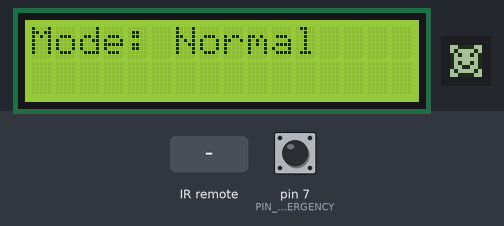
A sketch run on a simulated Arduino Uno, built with avr-gcc and run on an emulated ATmega328P. On the bench: 16×2 character LCD, 8×8 one-colour display. The inputs (shaded band) are chosen by the test bench; at power-on: pin 7 (PIN_BTN_EMERGENCY) HIGH.

Above: at 1.2 s.
1.3 s: infrared code 0xF30CFF00 received
At 1.32 s:
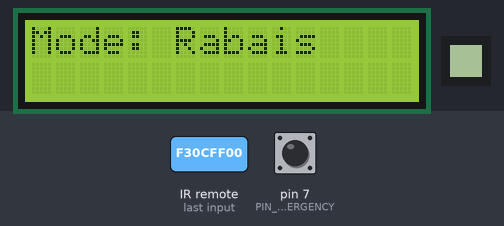
At 1.68 s:
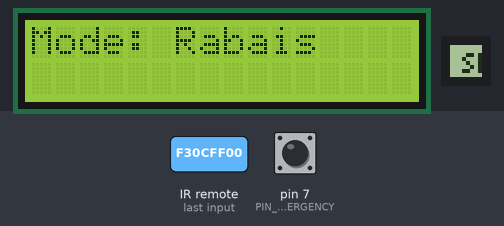
2.9 s: pin 7 (PIN_BTN_EMERGENCY) pulled LOW for 0.15 s
At 3.7 s:
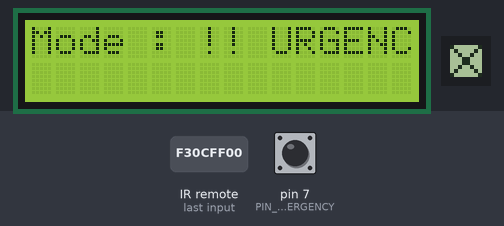
Timing chart, 0 to 5.9 s (numbered marks = the images above; inputs shaded):
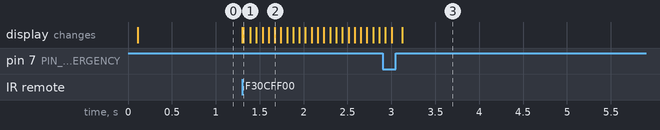

The sketch:

sketch_apr23a.ino
```cpp
#include <Arduino.h>
#include "OneButton.h"
#include "matrice.h"
#include "receiver.h"
#include "lcd.h"
#include "StateManager.h"

const int PIN_BTN_EMERGENCY = 7;

Matrice myMatrice(10, 11, 12);
Receiver myReceiver(2);
Lcd myLcd;
StateManager stateManager(myMatrice, myLcd, myReceiver);
OneButton emergencyBtn(PIN_BTN_EMERGENCY, true);

void setup() {
  Serial.begin(115200);
  emergencyBtn.attachClick(handleEmergency);

  myLcd.init();
  myMatrice.begin();
  myReceiver.begin();
}

void loop() {
  emergencyBtn.tick();
  stateManager.update();

  switch (stateManager.getState()) {
    case DISCOUNT: myMatrice.scrollString("SPECIAL"); break;
    case NORMAL: myMatrice.drawSmiley(); break;
    case ERROR: myMatrice.toggleOnOff(); break;
    case CLOSE: myMatrice.shutDown(); break;
    case EMERGENCY: myMatrice.emergency(); break;
  }
}

void handleEmergency() {
  stateManager.handleEmergency();
}
```

MATRICE.cpp
```cpp
#include "matrice.h"
#include <Arduino.h>

Matrice::Matrice(int CLK_PIN, int DIN_PIN, int CS_PIN) : u8g2(U8G2_R0, CLK_PIN, DIN_PIN, CS_PIN, U8X8_PIN_NONE, U8X8_PIN_NONE)
{
  clockPin = CLK_PIN;
  dataPin = DIN_PIN;
  chipSelectPin = CS_PIN;
}

void Matrice::begin() {
  u8g2.begin();
  u8g2.setContrast(5);
  u8g2.setFont(u8g2_font_4x6_tr);
  u8g2.clearBuffer();
  u8g2.sendBuffer();
}

void Matrice::clean(){
  u8g2.clearBuffer();
  u8g2.sendBuffer();
}

void Matrice::emergency() {
  const uint8_t bitmapCross[8] = {
    B10000001,
    B01000010,
    B00100100,
    B00011000,
    B00011000,
    B00100100,
    B01000010,
    B10000001
  };

  u8g2.clearBuffer();
  u8g2.drawBitmap(0, 0, 1, 8, bitmapCross);
  u8g2.sendBuffer();
}

void Matrice::toggleOnOff() {
  static unsigned long lastUpdate = 0;
  static bool isOn = false;
  // 1. TOUT ALLUMER
  if(millis() - lastUpdate >= 200 && isOn == false){
    lastUpdate = millis();
    isOn = true;

    u8g2.clearBuffer();
    u8g2.drawBox(0, 0, 8, 8);
    u8g2.sendBuffer();
  }
  else if(millis() - lastUpdate >= 200 && isOn == true){   // 2. TOUT ÉTEINDRE
    lastUpdate = millis();
    isOn = false;

    u8g2.clearBuffer();
    u8g2.sendBuffer();
  }

}

void Matrice::shutDown(){
  u8g2.clearBuffer();
  u8g2.sendBuffer();
}

void Matrice::drawSmiley(){

  const uint8_t bitmapSmiley[8] = {
    B00111100,
    B01000010,
    B10100101,
    B10000001,
    B10100101,
    B10011001,
    B01000010,
    B00111100
  };

  u8g2.clearBuffer();
  u8g2.drawBitmap(0, 0, 1, 8, bitmapSmiley);
  u8g2.sendBuffer();
}

void Matrice::scrollString(String text) {

  static long lastScroll = 0;

  if(millis() - lastScroll >= 70){  // vitesse de défilement
    lastScroll = millis();
    static int x_pos = 8;        // Position horizontale du texte  // On commence juste au bord droit de la matrice (8 pixels)

    const char *message = text.c_str();
    int largeur_txt = u8g2.getStrWidth(message);  // Largeur totale du texte en pixels    // Calcule automatiquement la largeur du texte

    u8g2.clearBuffer();
    u8g2.drawStr(x_pos, 7, message);  // On dessine le texte à la position X
    u8g2.sendBuffer();

    x_pos--;  // On déplace vers la gauche

    // Si le texte est complètement sorti par la gauche, on recommence à droite
    if (x_pos < -largeur_txt) {
      x_pos = 8;
    }
  }
}
```

RECEIVER.cpp
```cpp
#include "receiver.h"
#include <IRremote.hpp>
#include <Arduino.h>


Receiver::Receiver(int pin){
  receive_pin = pin;
}

void Receiver::begin() {
  IrReceiver.begin(receive_pin, ENABLE_LED_FEEDBACK);
}
unsigned long Receiver::getCode() {
  if (IrReceiver.decode()) {
    unsigned long received = IrReceiver.decodedIRData.decodedRawData;
    IrReceiver.resume();

    if (received == 0 || received == 0xFFFFFFFF) return 0;

    return received;
  }
  return 0;
}
```

REMOTE.cpp
```cpp
#include "remote.h"
#include <Arduino.h>

unsigned long Remote::DISCOUNT = 4077715200;
unsigned long Remote::NORMAL = 3877175040;
unsigned long Remote::ERROR = 2707357440;
unsigned long Remote::CLOSE = 4144561920;
```

StateManager.cpp
```cpp
#include "StateManager.h"
#include "remote.h"

StateManager::StateManager(Matrice& m, Lcd& l, Receiver& r)
  : matrice(m), lcd(l), receiver(r),
    state(NORMAL), lastState(CLOSE), isEmergency(false)
{}

void StateManager::update() {
  if (state != EMERGENCY) {
    unsigned long code = receiver.getCode();
    static unsigned long lastCode = 0;
    if (code != 0 && code != lastCode) {
      lastCode = code;
      findStateByCode(code);
      updateDisplay();
      return;
    }
    findStateByInput();
  }
  updateDisplay();
}

void StateManager::handleEmergency() {
  isEmergency = !isEmergency;
  state = isEmergency ? EMERGENCY : NORMAL;
}

State StateManager::getState() const {
  return state;
}

void StateManager::findStateByCode(unsigned long code) {
  if (code == Remote::DISCOUNT) state = DISCOUNT;
  else if (code == Remote::NORMAL)   state = NORMAL;
  else if (code == Remote::ERROR)    state = ERROR;
  else if (code == Remote::CLOSE)    state = CLOSE;
}

void StateManager::findStateByInput() {
  if (Serial.available() > 0) {
    int cmd = Serial.read();
    if (cmd == '1') state = DISCOUNT;
    else if (cmd == '2') state = NORMAL;
    else if (cmd == '3') state = ERROR;
    else if (cmd == '4') state = CLOSE;
  }
}

void StateManager::updateDisplay() {
  if (state != lastState) {
    lcd.clean();
    matrice.clean();
    switch (state) {
      case DISCOUNT: lcd.printDiscount(); break;
      case NORMAL: lcd.printNormal(); break;
      case ERROR: lcd.printError(); break;
      case CLOSE: lcd.printClose(); break;
      case EMERGENCY: lcd.printEmergency(); break;
    }
    lastState = state;
  }
}
```

StateManager.h
```cpp
#pragma once
#include <Arduino.h>
#include "matrice.h"
#include "lcd.h"
#include "receiver.h"

enum State { DISCOUNT, NORMAL, ERROR, CLOSE, EMERGENCY };

class StateManager {
private:
  State state;
  State lastState;
  bool isEmergency;
  Matrice&  matrice;
  Lcd& lcd;
  Receiver& receiver;

  void findStateByCode(unsigned long code);
  void findStateByInput();
  void updateDisplay();

public:
  StateManager(Matrice& m, Lcd& l, Receiver& r);
  void update();
  void handleEmergency();
  State getState() const;
};
```

matrice.h
```cpp
#pragma once
#include <Arduino.h>
#include <U8g2lib.h>


class Matrice{
private:
  int clockPin;
  int dataPin;
  int chipSelectPin;
  U8G2_MAX7219_8X8_F_4W_SW_SPI u8g2;

public:
  Matrice(int CLK_PIN, int DIN_PIN, int CS_PIN);
  void begin();
  void scrollString(String text);
  void drawSmiley();
  void toggleOnOff();
  void shutDown();
  void emergency();
  void clean();
};
```

receiver.h
```cpp
#pragma once
#include <Arduino.h>

class Receiver {
private:
  int receive_pin;

public:
  Receiver(int pin);
  void begin();
  unsigned long getCode();
};
```

remote.h
```cpp
#pragma once
#include <Arduino.h>

class Remote{
public:
  static unsigned long DISCOUNT;
  static unsigned long NORMAL;
  static unsigned long ERROR;
  static unsigned long CLOSE;
};
```

LCD.cpp
```cpp
#include "lcd.h"
#include <Arduino.h>

Lcd::Lcd() : lcd(0x27, 16, 2)
{}
void Lcd::init(){
  lcd.begin();
  lcd.backlight();
}
void Lcd::printDiscount(){
  lcd.setCursor(0, 0);
  lcd.print("Mode: Rabais");
}
void Lcd::printNormal(){
  lcd.setCursor(0, 0);
  lcd.print("Mode: Normal");
}
void Lcd::printError(){
  lcd.setCursor(0, 0);
  lcd.print("Mode: Erreur");
}
void Lcd::printClose(){
  lcd.setCursor(0, 0);
  lcd.print("Mode: Ferme");
}
void Lcd::printEmergency(){
  lcd.setCursor(0, 0);
  lcd.print("Mode : !! URGENCE !!");
}
void Lcd::clean(){
  lcd.clear();
}
```

lcd.h
```cpp
#pragma once
#include <Arduino.h>
#include <LCD_I2C.h>

class Lcd{
private:
  LCD_I2C lcd;
public:
  Lcd();
  void init();
  void printDiscount();
  void printNormal();
  void printError();
  void printClose();
  void printEmergency();
  void clean();
};
```

Measured:
- after the input at 1.3 s, the display: first changes at once (image 1 shows a later state)
- after the input at 2.9 s, the display: first differs from a run without the input after 0.22 s (image 3)
